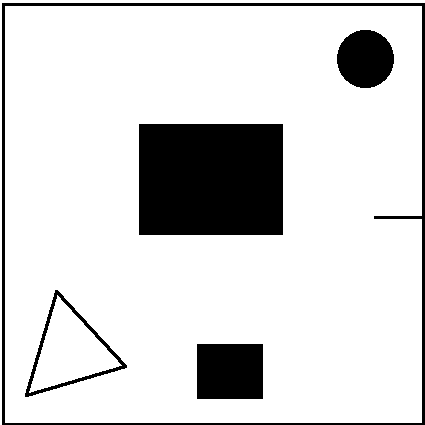
#> input picture assignment1/sq_maze.png, 425 x 425 px, found by its file name
$ jupyter execute --allow-errors rrt.ipynb
#> lines starting #> are read from the running program, lines starting #| are printed output that depends on the picture; after the words box and inside, x2 and y2 are one past the last pixel; in counts of white or black regions, pixels touching at a corner belong together
[cell 1]
import numpy as np
import cv2
from google.colab.patches import cv2_imshow
from scipy.spatial import distance
import matplotlib.pyplot as plt
ep=10
import math
import itertools
import os.path

[cell 2]
#assuming the robot is circular in shape
def configspace(img,L):
    circle=np.zeros([2*L+2,2*L+2,3],dtype=np.uint8)
    circle=cv2.circle(circle,(L,L), L+1, (255,255,255), -1)
    struct_element=cv2.cvtColor(circle, cv2.COLOR_BGR2GRAY)
    struct_element[struct_element>0]=1
    closing = cv2.morphologyEx(img, cv2.MORPH_OPEN, struct_element)
    dilation = cv2.erode(img,struct_element,iterations = 1)
    return dilation

img=cv2.imread("/content/sq_maze.png")
#> img is the input picture: shape (425, 425, 3); 84.5% white; 5 black regions, box (x1, y1, x2, y2) and area: (139, 124, 283, 235) 15984, (2, 3, 425, 425) 4761, (197, 344, 263, 399) 3630, (337, 30, 394, 88) 2602, (25, 290, 127, 397) 1082
# plt.imshow(img.astype(np.uint8))
dilate=configspace(img, 5)
#> in configspace, `closing = cv2.morphologyEx(img, cv2.MORPH_OPEN, struct_element)`:
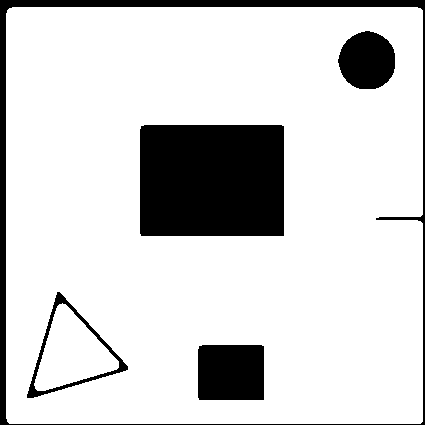
#> closing: shape (425, 425, 3); 83.2% white; 5 black regions, box (x1, y1, x2, y2) and area: (140, 125, 284, 236) 15973, (0, 0, 425, 425) 6918, (198, 345, 264, 400) 3619, (338, 31, 395, 89) 2590, (27, 292, 128, 398) 1165
#> in configspace, `dilation = cv2.erode(img,struct_element,iterations = 1)`:
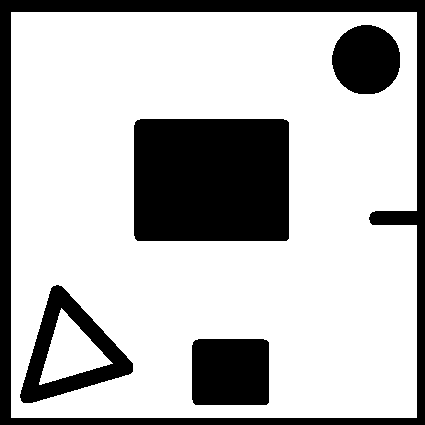
#> dilation: shape (425, 425, 3); 73.1% white; 5 black regions, box (x1, y1, x2, y2) and area: (134, 119, 289, 241) 18877, (0, 0, 425, 425) 16439, (192, 339, 269, 405) 5049, (20, 285, 133, 403) 4536, (332, 25, 400, 94) 3737
#> `cv2.circle(img,tuple(t2[0]), 5, (255,0,0), -1)`: img: shape (425, 425, 3); 0.04% of pixels changed, all inside (x1, y1, x2, y2) = (395, 395, 406, 406)
plt.imshow((dilate).astype(np.uint8))

[cell 3]
# [40 lines left out: function rrt_holon_recur, not called in this run]
#             break

[cell 4]
# [14 lines left out: function dfs, not called in this run]

[cell 5]
def rrt_holon(img, t1, t2):
    ep=10
    global gra
    global vis
    global temp
    gra = {(x,y) : [] for x in range(img.shape[0]) for y in range(img.shape[1])}
    vis = {(x,y) : 0 for x in range(img.shape[0]) for y in range(img.shape[1])}
    config=configspace(img,5) #updated obstacles
    path = []
    for i in range(100):
        available = np.array(np.where((config == [255, 255, 255]).all(axis = 2))).T
        qRand = available[np.random.randint(0,len(available))]
        img[qRand[0]][qRand[1]]==[0,255,0]
        temp.append(qRand)
        calc = distance.cdist(t1,[qRand])
        qNear = t1[np.argmin(calc)]
        u = qRand - qNear
        if np.linalg.norm(u) == 0: continue
        v = u / np.linalg.norm(u)
        qNew = qNear + ep*v
        qNew = np.asarray(qNew,dtype=np.int64)
        if(i%100==0):
            print("i",i)
        if(qNew[0]<0 or qNew[0]>img.shape[1] or qNew[1]<0 or qNew[1]>img.shape[0]):
            continue

        imgcpy = config.copy()
        prevobs = np.sum(np.all(imgcpy == (0,0,0), axis=2))
        cv2.line(imgcpy,(int(qNear[0]),int(qNear[1])),(int(qNew[0]),int(qNew[1])),(0,0,255))
        newobs = np.sum(np.all(imgcpy == (0,0,0), axis=2))
        if prevobs == newobs:
            cv2.line(img,(int(qNear[0]),int(qNear[1])),(int(qNew[0]),int(qNew[1])),(0,0,255))
            path.append([qNear[0],qNear[1],qNew[0],qNew[1]])
            t1 = np.vstack([t1,qNew])


        # plt.savefig("/content/outputs")
        direc = '/content/outputs/'
        cv2.imwrite(os.path.join(path , f'waka_{i}.jpg'), img)
        # cv2_imshow(img)
        plt.imshow(img.astype(np.uint8))
        if np.min(distance.cdist(t1,t2)) < 10 :
            path.append([qNew[0],qNew[1],t2[0][0],t2[0][1]])
            print("destination reached")
            return path
#> this loop made 1 pass
#> (qRand, calc, u, v, prevobs, newobs, t1) on pass 1: ([134, 86], [118.1], [104, 56], [0.88, 0.474], 48638, 48638, [[30, 30], [38, 34]])
#> img: shape (425, 425, 3); mean B, G, R 215.4, 215.3, 215.3
#> after the loop, path = [[30, 30, 38, 34]]; temp = [[134, 86]]
#> this loop made 1 pass
#> (qRand, calc, u, v, prevobs, newobs, t1) on pass 1: ([373, 383], [492.2], [343, 353], [0.697, 0.717], 48638, 48638, [[30, 30], [36, 37]])
#> img: shape (425, 425, 3); mean B, G, R 215.4, 215.3, 215.3
#> after the loop, path = [[30, 30, 36, 37]]; temp = [[373, 383]]

[cell 6]
t1 = [[30,30]]
t2 = [[400,400]]
t1 = np.asarray(t1)
t2 = np.asarray(t2)
# img = 255*np.ones((200,200,3))
img = cv2.imread("/content/sq_maze.png")
cv2.circle(img,tuple(t2[0]), 5, (255,0,0), -1)
gra = {}
vis = {}
opt = []
temp=[]
#> (the rest of this cell did not finish here and is left out)

[cell 7]
t1 = [[30,30]]
t2 = [[400,400]]
t1 = np.asarray(t1)
t2 = np.asarray(t2)
# img = 255*np.ones((200,200,3))
img = cv2.imread("/content/sq_maze.png")
cv2.circle(img,tuple(t2[0]), 5, (255,0,0), -1)
gra = {}
vis = {}
opt = []
temp=[]
#> (the rest of this cell did not finish here and is left out)

#> (a cell that did not finish here is left out)

[cell 9]
# python3 combine.py
import cv2
from glob import glob

# parser = argparse.ArgumentParser(description='Converting Frames to Video and Vice Versa')
# parser.add_argument('--in', dest='input', required=True, help = "[--in \path\to\input\directory]")
# parser.add_argument('--out', dest='out', required=True, help="[--out \parh\to\output\directory]")

def frames_to_video(input_path, output_path, fps):
    '''
        Function to Concatenate given frames and fps into a video file.
        Input Arguments
        input_path  : Path to the input directory containing input frames
        output_path : Path to the output directory containing the video file
        fps         : Frames per Second of the output video
        Return
        Boolean     : True is Video written successfully, False if writing is not successful.
    '''

    # [6 lines of commented-out code are left out]

    image_files = sorted(glob(input_path))
    print(image_files)

    frames = []

    for i in range(len(image_files)):
        # f = f"{input_path}/{i}.png"
        f = f"results/{i}.png"
        frame = cv2.imread(f)
        height, width, channels = frame.shape
        size = (width, height)
        frames.append(frame)

    video_writer = cv2.VideoWriter(output_path, cv2.VideoWriter_fourcc(*'DIVX'), fps, size)

    for frame in frames:
        video_writer.write(frame)

    video_writer.release()
    return True

#> (the rest of this cell did not finish here and is left out)

[cell 10]
def rrt_nonholon(img, t1, t2):
    init_theta=0
    del_t=1
    for i in range(2000):
        available = np.array(np.where((img == [255, 255, 255]).all(axis = 2))).T
        qRand = available[np.random.randint(0,len(available))]
        calc = distance.cdist(t1,[qRand])
        qNear = t1[np.argmin(calc)]

        v, w = [-10, 10], [-math.pi/15, 0, math.pi/15]
        controls = list(itertools.product(v, w))
        max_dist = np.inf
        theta = 0
        qNew=[0,0]

        for crtl in controls:
            v1, w1 = crtl
            temp = [qNear[0] + v1*del_t*math.cos(init_theta + w1*del_t) , qNear[1] + v1*del_t*math.sin(init_theta + w1*del_t)]
            dist = np.linalg.norm(np.array(qRand)-np.array(temp))
            if dist < max_dist:
                qNew = temp
                theta = (init_theta + w1*del_t)
                max_dist = dist
        init_theta=theta
        qNew = np.asarray(qNew,dtype=np.int64)

        if(i%100==0):
            print("i",i)
        if(qNew[0]<0 or qNew[0]>img.shape[1] or qNew[1]<0 or qNew[1]>img.shape[0]):
            continue

        imgcpy = img.copy()
        prevobs = np.sum(np.all(imgcpy == (0,0,0), axis=2))
        cv2.line(imgcpy,(int(qNear[0]),int(qNear[1])),(int(qNew[0]),int(qNew[1])),(0,0,255))

        newobs = np.sum(np.all(imgcpy == (0,0,0), axis=2))
        if prevobs == newobs:
            cv2.line(img,(int(qNear[0]),int(qNear[1])),(int(qNew[0]),int(qNew[1])),(0,0,255))
            path.append([qNear[0],qNear[1],qNew[0],qNew[1]])
            t1 = np.vstack([t1,qNew])
#         plt.figure()
        plt.imshow(img.astype(np.uint8))
        if np.min(distance.cdist(t1,t2)) < 10 :
            path.append([qNew[0],qNew[1],t2[0][0],t2[0][1]])
            print("destination reached!")
            return path
#> this loop made 1 pass
#> (qRand, calc, qNear, prevobs, newobs) on pass 1: ([422, 256], [466.2], [20, 20], 28059, 28059)
#> img: shape (425, 425, 3); mean B, G, R 215.4, 215.3, 215.3
#> after the loop, t1 = [[20, 20]]

[cell 11]
t1 = [[20,20]]
t2 = [[400,400]]
t1 = np.asarray(t1)
t2 = np.asarray(t2)
img = 255*np.ones((200,200,3))
img = cv2.imread("/content/sq_maze.png")
cv2.circle(img,tuple(t2[0]), 5, (255,0,0), -1)
# cv2.line(img,(25,15),(25,175),(0,0,0),2)
# plt.imshow(img1)
# available = np.array(np.where((img == [255, 255, 255]).all(axis = 2))).T
#> (the rest of this cell did not finish here and is left out)

[cell 12]
img=255*np.ones((5,10,3))
available = np.array(np.where((img == [255, 255, 255]).all(axis = 2))).T
print("avail",available)
for i in range(10):
        available = np.array(np.where((img == [255, 255, 255]).all(axis = 2))).T
        qRand = available[np.random.randint(0,len(available))]
        # qRand = qRand[::-1]
        print(qRand)
        print(img[qRand[0]][qRand[1]])
        cv2.circle(img,(qRand[0],qRand[1]), 1, (0,0,255), -1)
        img[qRand[0]][qRand[1]]==[0,255,0]
        # [9 lines of commented-out code are left out]
        if(i%100==0):
            print("i",i)
            # print
        # if(qNew[0]<0 or qNew[0]>img.shape[1] or qNew[1]<0 or qNew[1]>img.shape[0]):
            # continue
plt.imshow(img)
# cv2_imshow(img)
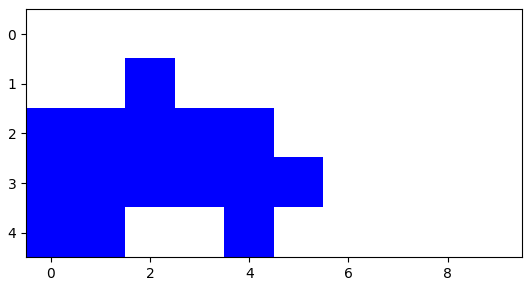
#> figure drawn by matplotlib, 1 panel

$ run again, with assignment1/maze.png copied over assignment1/sq_maze.png
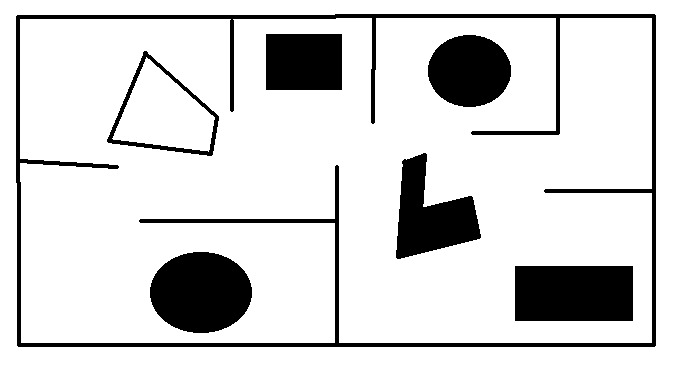
#> input picture assignment1/maze.png, 683 x 384 px, found by its file name
#> img is the input picture: shape (384, 683, 3); min 0, max 255, mean 216.3
#> in configspace, `closing = cv2.morphologyEx(img, cv2.MORPH_OPEN, struct_element)`:
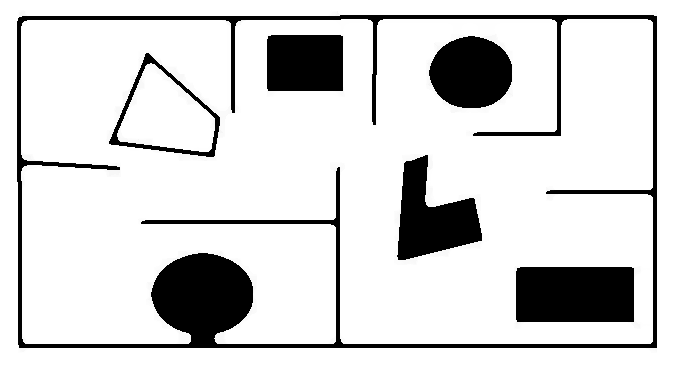
#> closing: shape (384, 683, 3); min 0, max 255, mean 215.8
#> in configspace, `dilation = cv2.erode(img,struct_element,iterations = 1)`:
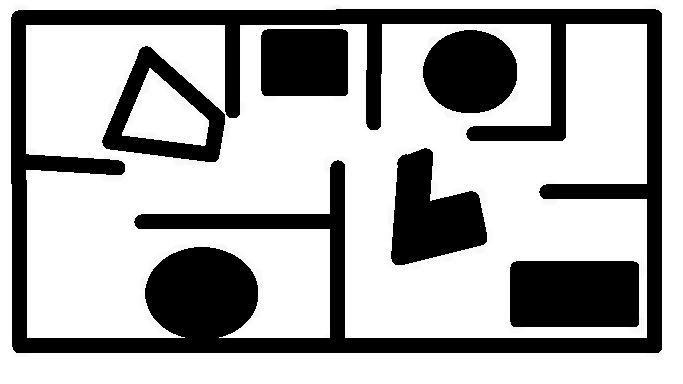
#> dilation: shape (384, 683, 3); min 0, max 255, mean 173
#> the loop in rrt_holon, `for i in range(100):` made 1 pass
#> (qRand, calc, u, v, prevobs, newobs, t1) on pass 1: ([121, 167], [164.5], [91, 137], [0.553, 0.833], 81362, 81362, [[30, 30], [35, 38]])
#> after the loop in rrt_holon, `for i in range(100):`: path = [[30, 30, 35, 38]]; temp = [[121, 167]]
#> the loop in rrt_holon, `for i in range(100):` made 1 pass
#> (qRand, calc, u, v, prevobs, newobs, t1) on pass 1: ([281, 134], [271.7], [251, 104], [0.924, 0.383], 81362, 81362, [[30, 30], [39, 33]])
#> after the loop in rrt_holon, `for i in range(100):`: path = [[30, 30, 39, 33]]; temp = [[281, 134]]
#> the loop in rrt_nonholon, `for i in range(2000):` made 1 pass
#> (qRand, calc, qNear, prevobs, newobs) on pass 1: ([319, 333], [432.9], [20, 20], 34123, 34123)
#> after the loop in rrt_nonholon, `for i in range(2000):`: t1 = [[20, 20]]
